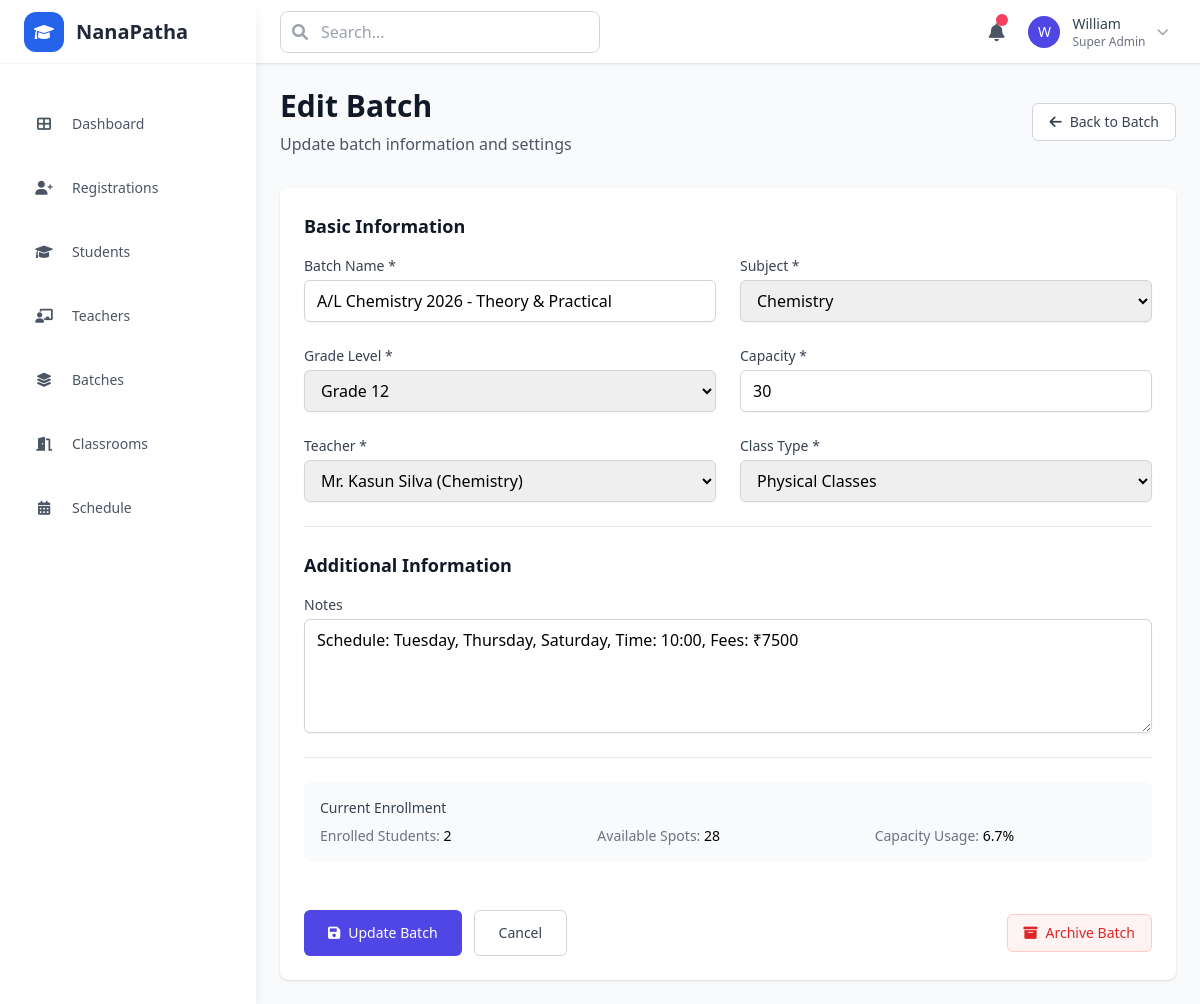
The page /admin/batches/2/edit on the database its author committed.
### models.py (models this page shows)
class Batch(db.Model):
    __tablename__ = 'batches'
    id = db.Column(db.Integer, primary_key=True)
    name = db.Column(db.String(255), nullable=False)
    grade = db.Column(db.String(10))
    subject = db.Column(db.String(100))
    capacity = db.Column(db.Integer, default=30)
    current_enrollment = db.Column(db.Integer, default=0)
    teacher_id = db.Column(db.Integer, db.ForeignKey('teacher_profiles.id'))
    teacher_name = db.Column(db.String(255))  # Simplified for prototype
    class_type = db.Column(db.Enum('online', 'physical', 'both', name='class_types'))
    start_date = db.Column(db.Date)
    end_date = db.Column(db.Date)
    is_active = db.Column(db.Boolean, default=True)
    notes = db.Column(db.Text)
    created_at = db.Column(db.DateTime, default=datetime.utcnow)
    teacher = db.relationship('TeacherProfile', backref='assigned_batches')

class User(db.Model):
    __tablename__ = 'users'
    id = db.Column(db.Integer, primary_key=True)
    name = db.Column(db.String(255), nullable=False)
    email = db.Column(db.String(255), unique=True, nullable=False)
    phone = db.Column(db.String(20))
    password_hash = db.Column(db.String(255))
    temp_password = db.Column(db.String(255))
    role = db.Column(db.Enum('student', 'teacher', 'admin', name='user_roles'), nullable=False)
    status = db.Column(db.Enum('pending', 'active', 'inactive', name='user_status'), default='pending')
    created_at = db.Column(db.DateTime, default=datetime.utcnow)
    updated_at = db.Column(db.DateTime, default=datetime.utcnow, onupdate=datetime.utcnow)
    student_profile = db.relationship('StudentProfile', backref='user', uselist=False, cascade='all, delete-orphan')
    teacher_profile = db.relationship('TeacherProfile', backref='user', uselist=False, cascade='all, delete-orphan')

### app.py (the view)
@app.route('/admin/batches/<int:batch_id>/edit')
def admin_batch_edit(batch_id):
    batch = Batch.query.get_or_404(batch_id)
    teachers = User.query.filter_by(role='teacher', status='active').all()
    return render_template('admin/batch_edit.html',
                         batch=batch,
                         teachers=teachers)

### templates/admin/batch_edit.html (shortened to what this page needs)
{% extends "base.html" %}
{% block content %}
<div class="flex items-center justify-between mb-8">
    <div>
        <h1 class="text-3xl font-bold text-gray-900">Edit Batch</h1>
        <p class="mt-2 text-gray-600">Update batch information and settings</p>
    </div>
    <div class="flex space-x-3">
        <a href="{{ url_for('admin_batch_detail', batch_id=batch.id) }}"
           class="inline-flex items-center px-4 py-2 text-sm font-medium text-gray-700 bg-white border border-gray-300 rounded-md hover:bg-gray-50">
            <i class="fas fa-arrow-left mr-2"></i>
            Back to Batch
        </a>
    </div>
</div>
<div class="bg-white rounded-lg shadow">
    <form method="POST" class="p-6 space-y-6">
        <div class="border-b border-gray-200 pb-6">
            <h2 class="text-lg font-semibold text-gray-900 mb-4">Basic Information</h2>
            <div class="grid grid-cols-1 md:grid-cols-2 gap-6">
                <div>
                    <label for="name" class="block text-sm font-medium text-gray-700">Batch Name *</label>
                    <input type="text"
                           id="name"
                           name="name"
                           value="{{ batch.name }}"
                           required
                           placeholder="e.g., A/L Physics 2026 - Batch A"
                           class="mt-1 block w-full px-3 py-2 border border-gray-300 rounded-md shadow-sm focus:outline-none focus:ring-brand focus:border-brand">
                </div>
                <div>
                    <label for="subject" class="block text-sm font-medium text-gray-700">Subject *</label>
                    <select id="subject"
                            name="subject"
                            required
                            class="mt-1 block w-full px-3 py-2 border border-gray-300 rounded-md shadow-sm focus:outline-none focus:ring-brand focus:border-brand">
                        {% for subject in ['Physics', 'Chemistry', 'Mathematics', 'Biology', 'English', 'History', 'Geography', 'Economics', 'Computer Science'] %}
                        <option value="{{ subject }}"
                            {% if batch.subject == subject %}selected{% endif %}>
                            {{ subject }}
                        </option>
                        {% endfor %}
                    </select>
                </div>
                <div>
                    <label for="grade" class="block text-sm font-medium text-gray-700">Grade Level *</label>
                    <select id="grade"
                            name="grade"
                            required
                            class="mt-1 block w-full px-3 py-2 border border-gray-300 rounded-md shadow-sm focus:outline-none focus:ring-brand focus:border-brand">
                        {% for grade in ['6', '7', '8', '9', '10', '11', '12', '13'] %}
                        <option value="{{ grade }}"
                            {% if batch.grade == grade %}selected{% endif %}>
                            Grade {{ grade }}
                        </option>
                        {% endfor %}
                    </select>
                </div>
                <div>
                    <label for="capacity" class="block text-sm font-medium text-gray-700">Capacity *</label>
                    <input type="number"
                           id="capacity"
                           name="capacity"
                           value="{{ batch.capacity }}"
                           required
                           min="1"
                           max="100"
                           class="mt-1 block w-full px-3 py-2 border border-gray-300 rounded-md shadow-sm focus:outline-none focus:ring-brand focus:border-brand">
                </div>
                <div>
                    <label for="teacher_name" class="block text-sm font-medium text-gray-700">Teacher *</label>
                    <select id="teacher_name"
                            name="teacher_name"
                            required
                            class="mt-1 block w-full px-3 py-2 border border-gray-300 rounded-md shadow-sm focus:outline-none focus:ring-brand focus:border-brand">
                        {% for teacher in teachers %}
                        <option value="{{ teacher.name }}"
                            {% if batch.teacher_name == teacher.name %}selected{% endif %}>
                            {{ teacher.name }}
                            {% if teacher.teacher_profile and teacher.teacher_profile.subjects %}
                                ({{ teacher.teacher_profile.subjects | join(', ') }})
                            {% endif %}
                        </option>
                        {% endfor %}
                    </select>
                </div>
                <div>
                    <label for="class_type" class="block text-sm font-medium text-gray-700">Class Type *</label>
                    <select id="class_type"
                            name="class_type"
                            required
                            class="mt-1 block w-full px-3 py-2 border border-gray-300 rounded-md shadow-sm focus:outline-none focus:ring-brand focus:border-brand">
                        <option value="physical"
                            {% if batch.class_type == 'physical' %}selected{% endif %}>
                            Physical Classes
                        </option>
                    </select>
                </div>
            </div>
        </div>
        <div class="border-b border-gray-200 pb-6">
            <h2 class="text-lg font-semibold text-gray-900 mb-4">Additional Information</h2>
            <div>
                <label for="notes" class="block text-sm font-medium text-gray-700">Notes</label>
                <textarea id="notes"
                          name="notes"
                          rows="4"
                          placeholder="Enter schedule details, special requirements, or any additional notes..."
                          class="mt-1 block w-full px-3 py-2 border border-gray-300 rounded-md shadow-sm focus:outline-none focus:ring-brand focus:border-brand">{{ batch.notes or '' }}</textarea>
            </div>
        </div>
        <div class="bg-gray-50 rounded-lg p-4">
            <h3 class="text-sm font-medium text-gray-700 mb-2">Current Enrollment</h3>
            <div class="grid grid-cols-3 gap-4 text-sm">
                <div>
                    <span class="text-gray-500">Enrolled Students:</span>
                    <span class="font-medium">{{ batch.students | length }}</span>
                </div>
                <div>
                    <span class="text-gray-500">Available Spots:</span>
                    <span class="font-medium">{{ batch.capacity - (batch.students | length) }}</span>
                </div>
                <div>
                    <span class="text-gray-500">Capacity Usage:</span>
                    <span class="font-medium">{{ ((batch.students | length) / batch.capacity * 100) | round(1) }}%</span>
                </div>
            </div>
        </div>
        <div class="flex items-center justify-between pt-6">
            <div class="flex space-x-3">
                <button type="submit"
                        class="inline-flex items-center px-6 py-3 text-sm font-medium text-white bg-brand hover:bg-brand-700 rounded-md focus:outline-none focus:ring-2 focus:ring-offset-2 focus:ring-brand">
                    <i class="fas fa-save mr-2"></i>
                    Update Batch
                </button>
                <a href="{{ url_for('admin_batch_detail', batch_id=batch.id) }}"
                   class="inline-flex items-center px-6 py-3 text-sm font-medium text-gray-700 bg-white border border-gray-300 rounded-md hover:bg-gray-50 focus:outline-none focus:ring-2 focus:ring-offset-2 focus:ring-brand">
                    Cancel
                </a>
            </div>
            <button type="button"
                    onclick="confirmArchive()"
                    class="inline-flex items-center px-4 py-2 text-sm font-medium text-red-600 bg-red-50 border border-red-200 rounded-md hover:bg-red-100 focus:outline-none focus:ring-2 focus:ring-offset-2 focus:ring-red-500">
                <i class="fas fa-archive mr-2"></i>
                Archive Batch
            </button>
        </div>
    </form>
</div>
{% endblock %}

### rows shown on the page
Batch: name "A/L Chemistry 2026 - Theory & Practical", subject "Chemistry", grade "Grade 12", capacity "30", teacher_name "Mr. Kasun Silva (Chemistry)", class_type "Physical Classes", notes "Schedule: Tuesday, Thursday, Saturday, Time: 10:00, Fees: ₹7500"

### other values the page prints
{{ batch.students | length }} "2"
{{ batch.capacity - (batch.students | length) }} "28"
{{ ((batch.students | length) / batch.capacity * 100) | round(1) }} "6.7"
